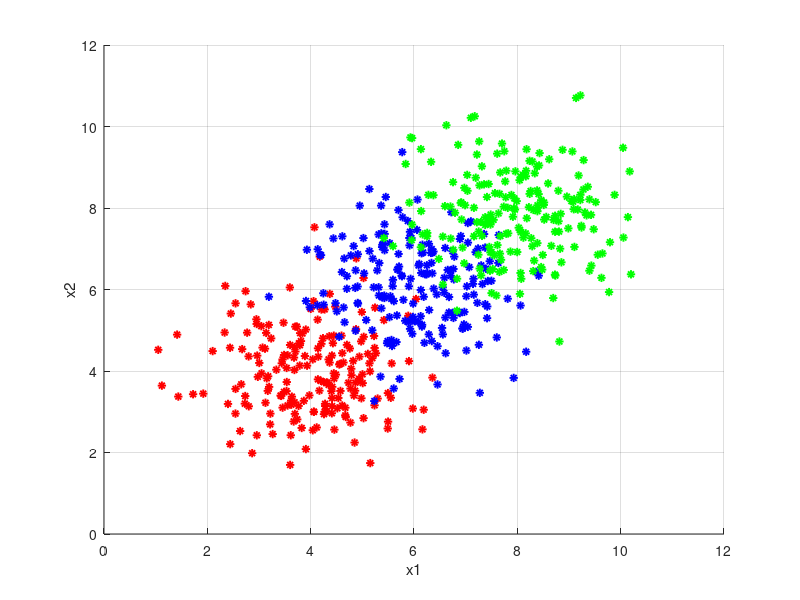
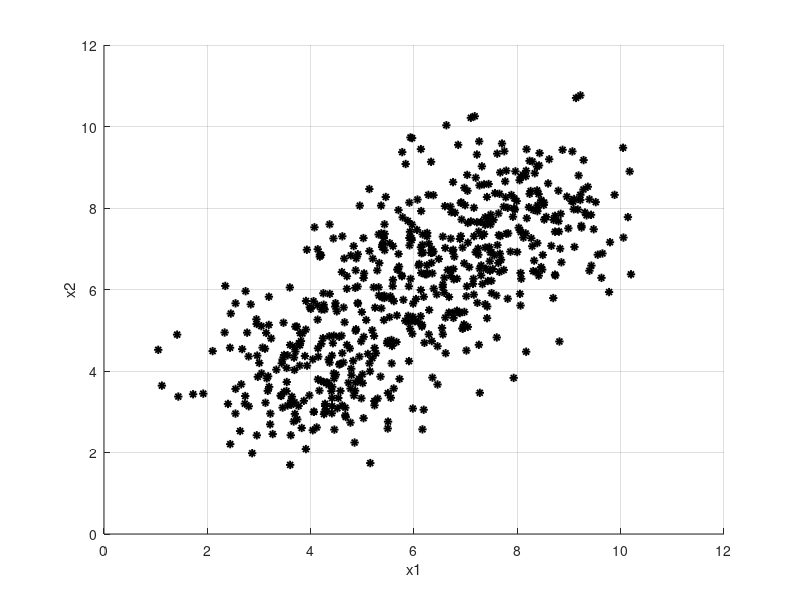

Here is the MATLAB script that generated these plots, in order:
% This script demonstrates the hierarchical clustering algorithm on a set of
% artificially generated data points. Data points are considered to be
% sampled from three different multivariate distributions identified by the
% parameters MU1, MU2, MU3 and SIGMA1, SIGMA2, SIGMA3.

%Initialize workspace.
clc
clear all

% Define the parameters of the multivariate gaussian distributions.
MU1 = [4 4];
MU2 = [6 6];
MU3 = [8 8];
SIGMA1 = [1 0; 0 1];
SIGMA2 = [1 0; 0 1];
SIGMA3 = [1 0; 0 1];

% Sample equal number of points from both distributions.
% Let N be the number of points to be sampled.
N = 200;
X1 = mvnrnd(MU1,SIGMA1,N);
X2 = mvnrnd(MU2,SIGMA2,N);
X3 = mvnrnd(MU3,SIGMA3,N);
% Store both sets of points in a single matrix.
X = [X1;X2;X3];

% Plot the labeded data points
figure('Name','Labeled Data Popints')
hold on
plot(X1(:,1),X1(:,2),'*r','LineWidth',1.4);
plot(X2(:,1),X2(:,2),'*b','LineWidth',1.4);
plot(X3(:,1),X3(:,2),'*g','LineWidth',1.4);
xlabel('x1');
ylabel('x2');
grid on
hold off

%Plot the unlabaled data points.
figure('Name','Unlabeled Data Popints')
hold on
plot(X(:,1),X(:,2),'*k','LineWidth',1.4);
xlabel('x1');
ylabel('x2');
grid on
hold off

% Code Segment 1.
% Plot the Probability Density Function for the pair-wise distances between 
% points within the complete dataset. 


% Code Segment 2.
% Experiment 1 Perform k-means clustering by setting the number of clusters 
% to 2.

% Experiment 2 Perform k-means clustering by setting the number of clusters 
% to 3.

% Experiment 3 Perform k-means clustering by setting the number of clusters 
% to 7.


% Code Segment 3.
% Create the hierarchical clustering dendrogram.

% Code Segment 4.
% Cluster data in three clusters.